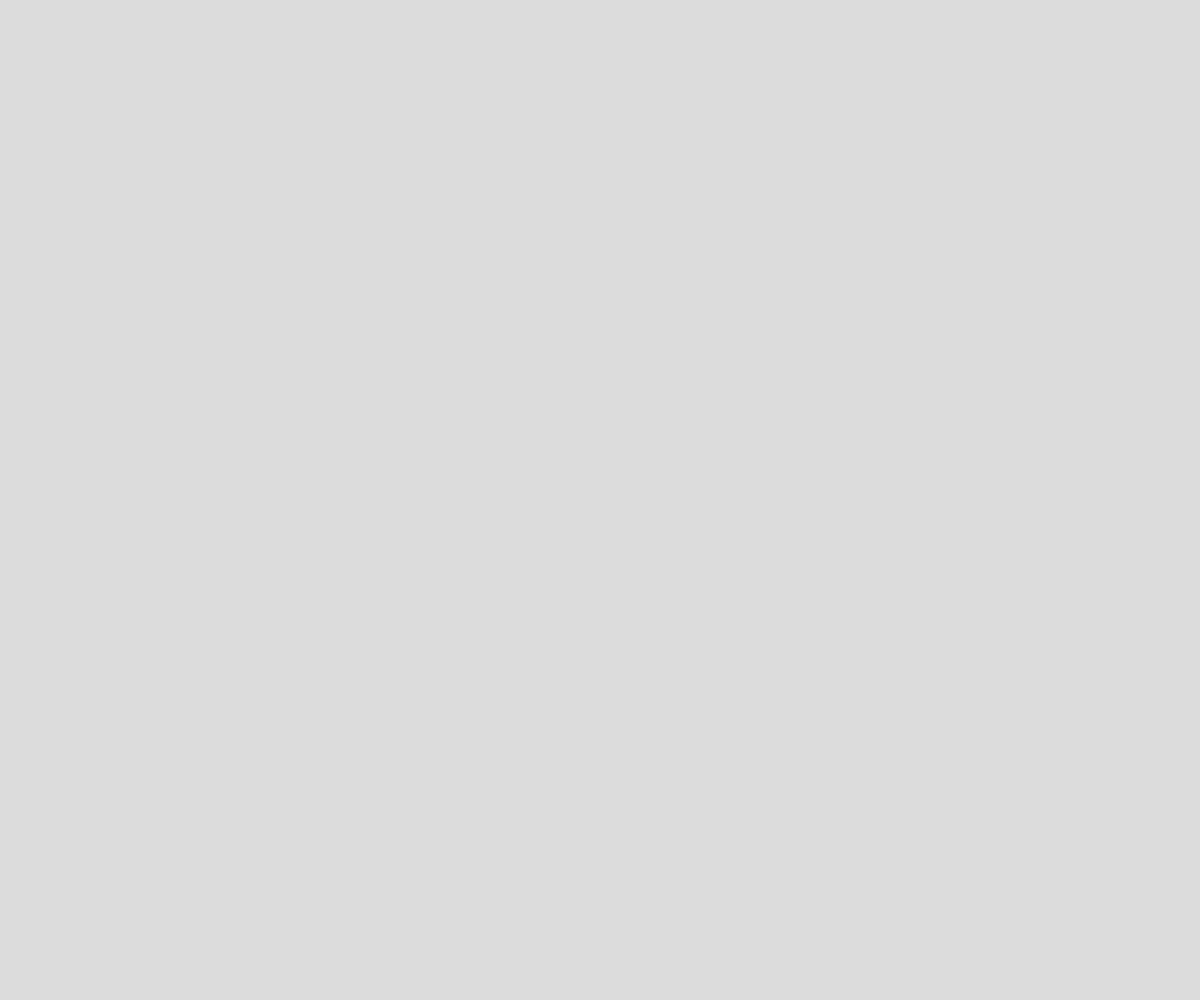
Frame 1 (no input)
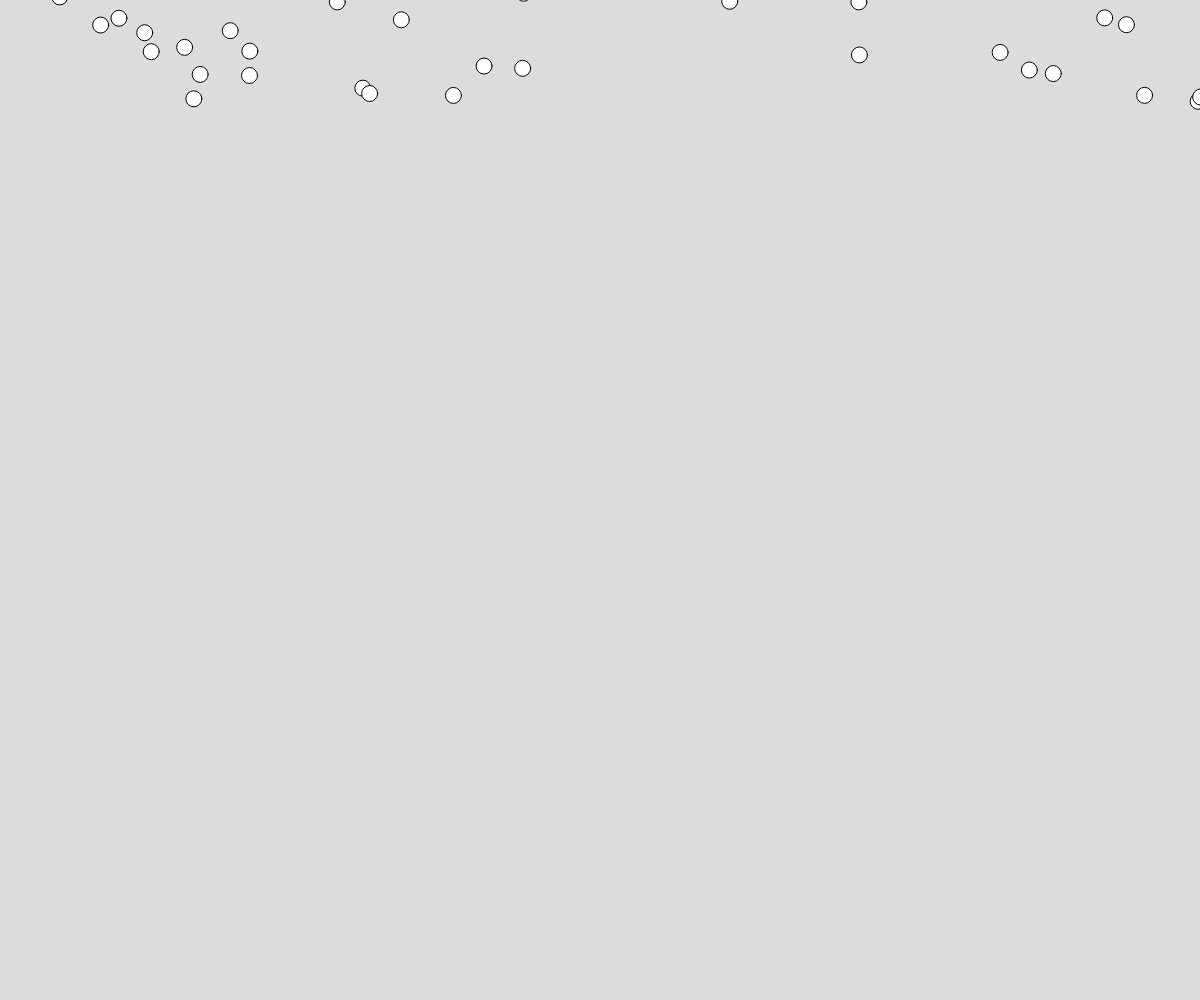
Frame 60 (no input)
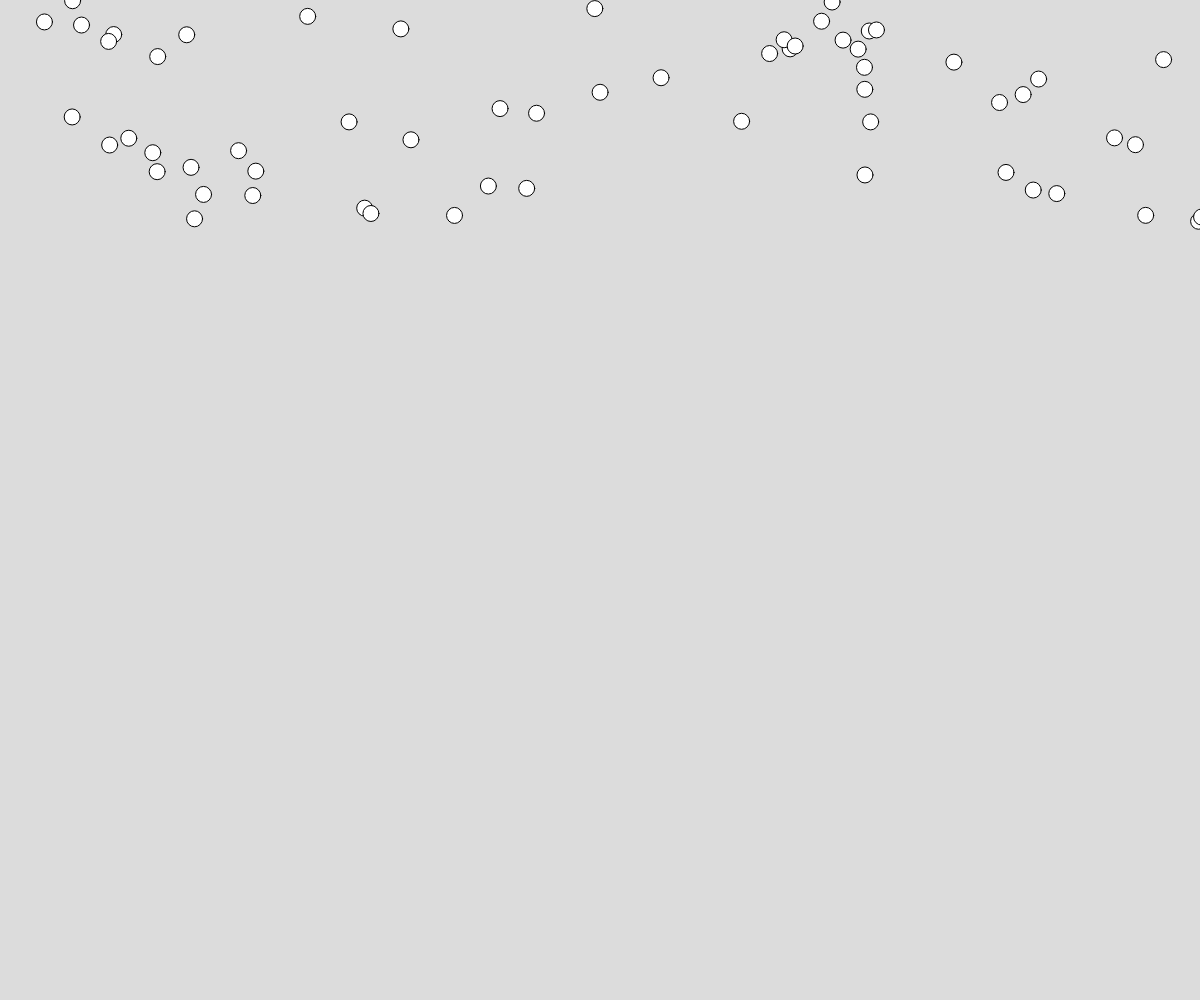
Frame 120 (the mouse pressed at the canvas centre since frame 60)

The p5.js sketch that drew these frames (run headless with seeded random() and noise() and a simulated clock; from frame 60 on, the mouse is pressed at the canvas centre):

// p5.js sketch
// ── sketch.js
const P = 3;
const G = new p5.Vector(0, 2, 0);
let snows = [];

function setup() {
  createCanvas(windowWidth, windowHeight);
  
  
  for(let i = 0; i < width/8; i++){
    snows.push(new Snow(16));
  }
}



function draw() {
  createCanvas(windowWidth, windowHeight);
  background(220);
  
  
  for(let i = 0; i < width/8; i++){
    snows[i].update();
    snows[i].show();
    if(snows[i].isOut()){
      snows[i].randomize();
    }
  }
}
// ── Snow.js
class Snow {
  constructor(r) {
    this.r = r;
    this.pos = new p5.Vector(random(width), random(-this.r - 500, -this.r));
  }

  update() {
    this.pos.add(G);
    
    let n = noise((this.pos.y+this.pos.z) / height);
    
    this.pos.x += n*P - P/2;
    this.pos.z++;
  }

  show() {
    circle(this.pos.x, this.pos.y, this.r);
  }

  isOut() {
    if (this.pos.y > height+this.r) {
      return true;
    }
    return false;
  }
  
  randomize(){
    this.pos.x = random(-100, width + 100);
    this.pos.y = -random(this.r, this.r+500)
  }
}
